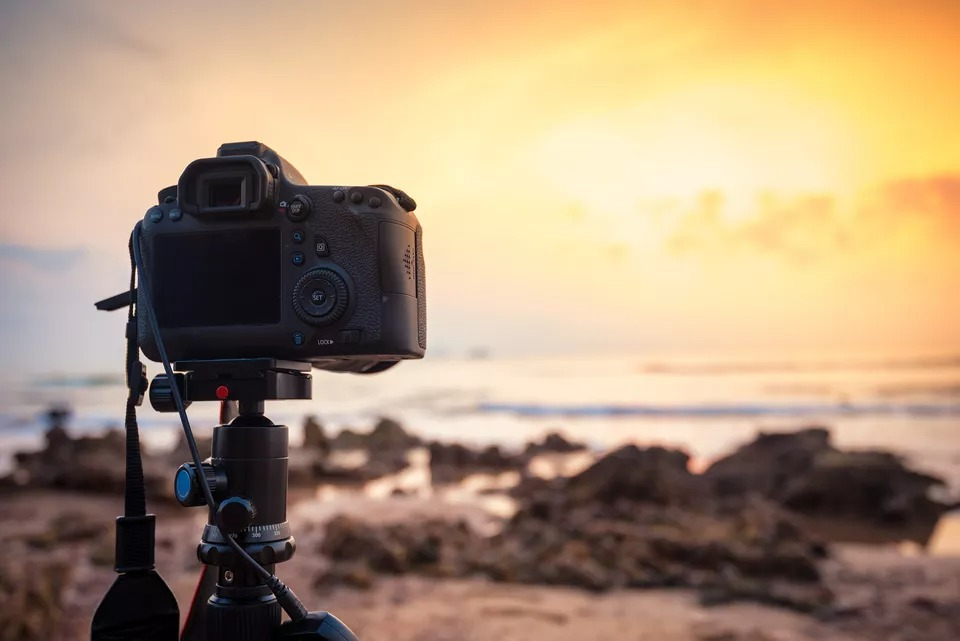
#> input picture 3/data/camera.jpeg, 960 x 641 px
$ python myMainScript.py   (older library calls are emulated)
#> lines starting #> are read from the running program, lines starting #| are printed output that depends on the picture
import os
import math
import numpy as np
import cv2 as cv
import matplotlib.pyplot as plt
from mpl_toolkits.axes_grid1 import make_axes_locatable


def extractImage(path):
#> called with path = '3/code/../data/camera.jpeg'
  img = cv.imread(path)
#> img is the input picture: shape (641, 960, 3); mean B, G, R 121.6, 148, 172.1
  img = cv.cvtColor(img, cv.COLOR_BGR2GRAY)
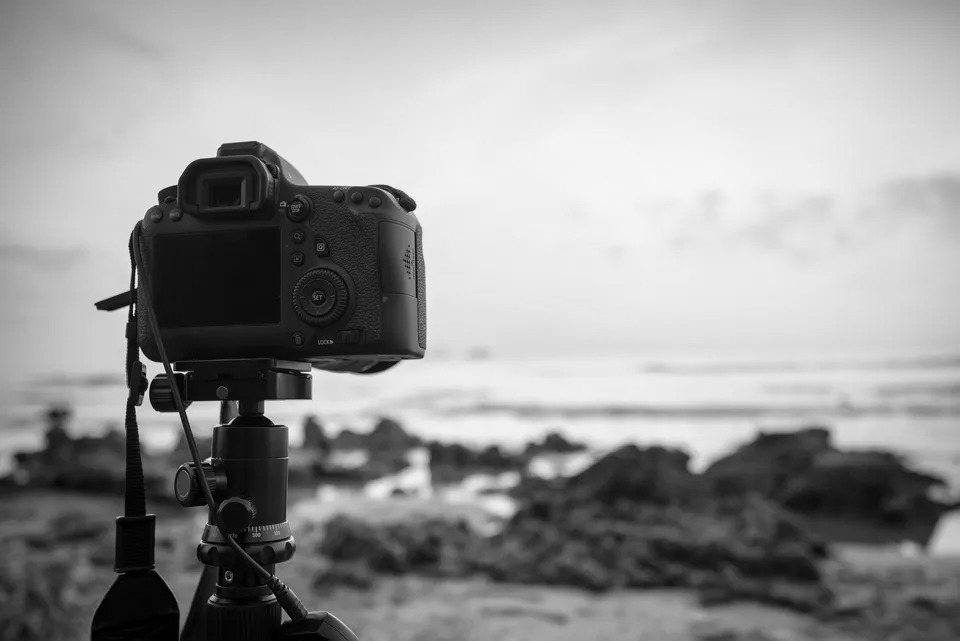
#> img: shape (641, 960); min 0, max 251, mean 152.2
  assert isinstance(img, np.ndarray)
  return img


def presums(arr):
  ans = arr.copy()
  for i in range(1, len(arr)):
    ans[i] = arr[i] + ans[i-1]
  return ans


def myHE(path):
  if isinstance(path, str):
    img = extractImage(path)
  elif isinstance(path, np.ndarray):
    img = path
  else:
    raise TypeError('Provide image or path')

  m, n = img.shape[:2]
  R = [0 for i in range(256)]

  for i in range(m):
    for j in range(n):
      r = img[i][j]
      R[r] += 1

  sR= np.array(presums(R))
  fR=sR/sR[-1]

  out = np.zeros(img.shape, dtype=np.float64)

  for i in range(m):
    for j in range(n):
      r = img[i][j]
      out[i][j] = fR[r]

  return out


def myNewHE(path):
  if(isinstance(path, str)):
    img = extractImage(path)
  elif(isinstance(path, np.ndarray)):
    img = path
  else:
    TypeError('Path or Image object not given')

  m,n = img.shape[:2]
#> m = 641; n = 960
  R = np.zeros(256, dtype=np.int)

  for i in range(m):
    for j in range(n):
      r = img[i][j]
      R[r] += 1
#> after the loop, R = 256 values, max 11358 at index 235, min 0 at index 249, mean 2403.8

  sR= presums(R)
#> in presums, `ans = arr.copy()`: ans has the same summary as R in myNewHE
#> after the loop in presums, `for i in range(1, len(arr)):`: ans = 256 values from 233 to 615360
#> sR = 256 values from 233 to 615360
  fR= [i/(m*n) for i in sR]
#> fR = 256 values from 0.000379 to 1
  median = 0

  for i in range(len(fR)):
    if(fR[i]>=0.5):
      median=i
      break
#> this loop made 188 passes
#> median on pass 188: 187

  R1 = R[:median+1]
#> R1 = 188 values, max 4036 at index 14, min 233 at index 0, mean 1647.7
  sR1 = np.array(presums(R1))
#> sR1 = 188 values from 233 to 309774
  fR1 = (sR1/sR1[-1])*(median/255)
#> fR1 = 188 values from 0.000552 to 0.733

  R2 = R[median+1:]
#> R2 = 68 values, max 11358 at index 47, min 0 at index 61, mean 4493.9
  sR2 = np.array(presums(R2))
#> sR2 = 68 values from 2292 to 305586
  fR2 = ((median)/255) + (sR2/sR2[-1])*((255-median)/255)
#> fR2 = 68 values from 0.735 to 1

  out = np.zeros(img.shape, dtype=np.float64)
  outHE = myHE(path)
#> in myHE, `sR= np.array(presums(R))`: sR = 256 values from 233 to 615360
#> in myHE, `fR=sR/sR[-1]`: fR = 256 values from 0.000379 to 1
#> after the loop in myHE, `for i in range(m):`:
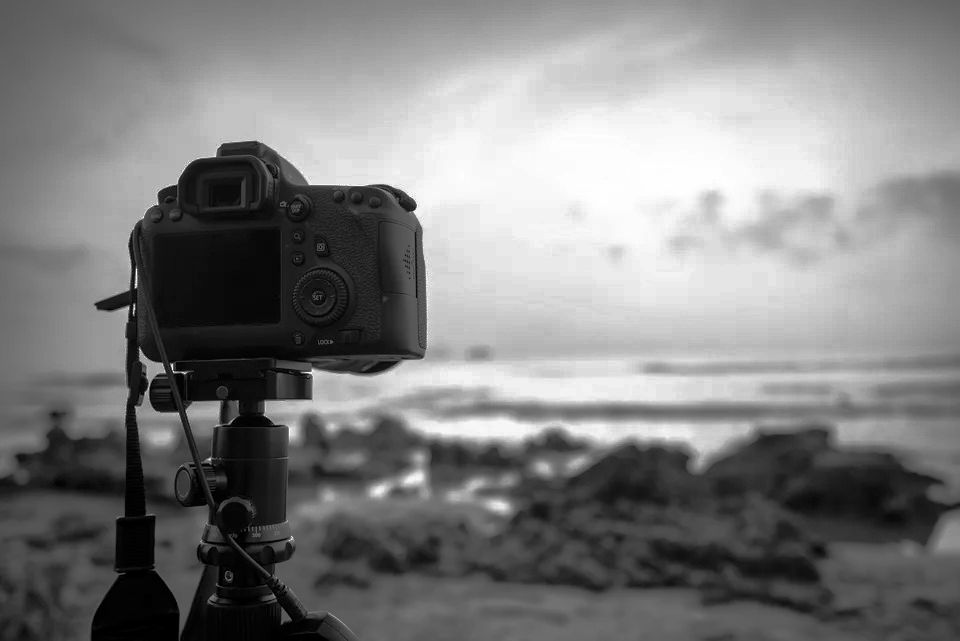
#> out: shape (641, 960) float64; min 0.000379, max 1, mean 0.503

  for i in range(m):
    for j in range(n):
      r=img[i][j]

      if(r<=median):
        out[i][j] = fR1[r]
      else:
        out[i][j] = fR2[r-median-1]
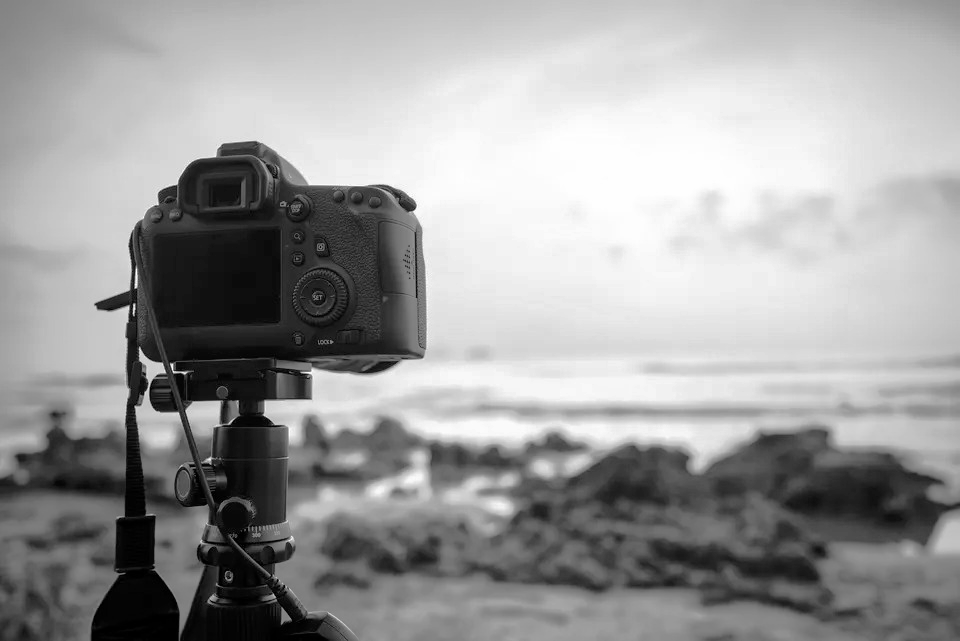
#> out: shape (641, 960) float64; min 0.000552, max 1, mean 0.617

  image_titles=["Original Image", "HE image", "Median HE Image"]

  ax = plt.subplot(1,3,1)
  im = ax.imshow(img, cmap='gray')
  ax.set_title(image_titles[0])

  ax = plt.subplot(1,3,2)

  im = ax.imshow(outHE, cmap="gray")
  ax.set_title(image_titles[1])

  ax = plt.subplot(1,3,3)

  im = ax.imshow(out, cmap="gray")
  ax.set_title(image_titles[2])

  divider = make_axes_locatable(ax)
  cax = divider.append_axes('right', size='5%', pad=0.05)

  plt.colorbar(im, cax= cax)
  plt.tight_layout()

  plt.show()
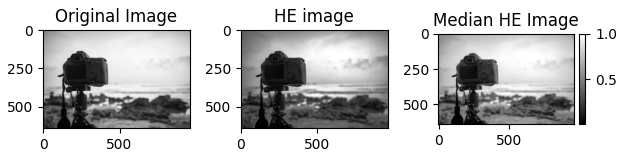
#> figure drawn by matplotlib, 4 panels


if __name__ == '__main__':
  path = os.path.join(os.path.dirname(__file__), '..', 'data', 'camera.jpeg')
  myNewHE(path)

$ run again, with 3/data/mountain.jpeg copied over 3/data/camera.jpeg
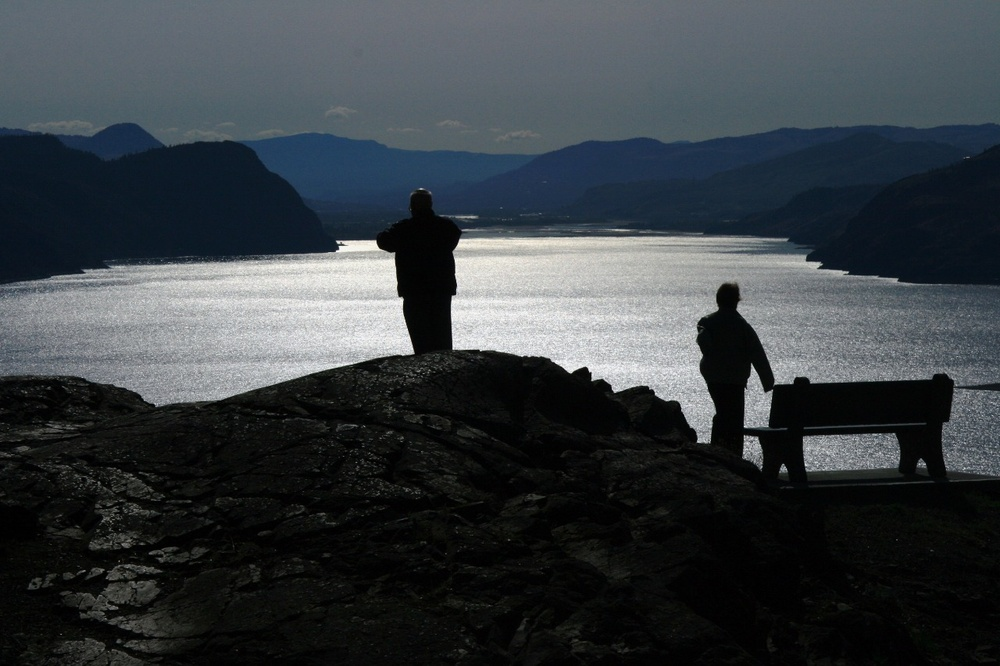
#> input picture 3/data/mountain.jpeg, 1000 x 666 px, shrunk from 1280 x 853 before the run
#> in extractImage, img is the input picture: shape (666, 1000, 3); mean B, G, R 66.4, 62.3, 56.5
#> img: shape (666, 1000)
#> after the loop in myNewHE, `for i in range(m):`: R = 256 values, max 25129 at index 3, min 0 at index 254, mean 2601.6
#> in presums, `ans = arr.copy()`: ans has the same summary as R in myNewHE
#> after the loop in presums, `for i in range(1, len(arr)):`: ans = 256 values from 4520 to 666000
#> in myNewHE, `fR= [i/(m*n) for i in sR]`: fR = 256 values from 0.00679 to 1
#> the loop in myNewHE, `for i in range(len(fR)):` made 35 passes
#> median on pass 35: 34
#> R1 = 35 values, max 25129 at index 3, min 1449 at index 32, mean 9570.7
#> the loop in presums (call 2), `for i in range(1, len(arr)):` made 34 passes
#> sR1 = 35 values from 4520 to 334976
#> fR1 = 35 values from 0.0018 to 0.133
#> R2 = 221 values, max 7618 at index 59, min 0 at index 219, mean 1497.8
#> sR2 = 221 values from 2866 to 331024
#> fR2 = 221 values from 0.141 to 1
#> in myHE, `sR= np.array(presums(R))`: sR = 256 values from 4520 to 666000
#> in myHE, `fR=sR/sR[-1]`: fR = 256 values from 0.00679 to 1
#> after the loop in myNewHE, `for i in range(m):`:
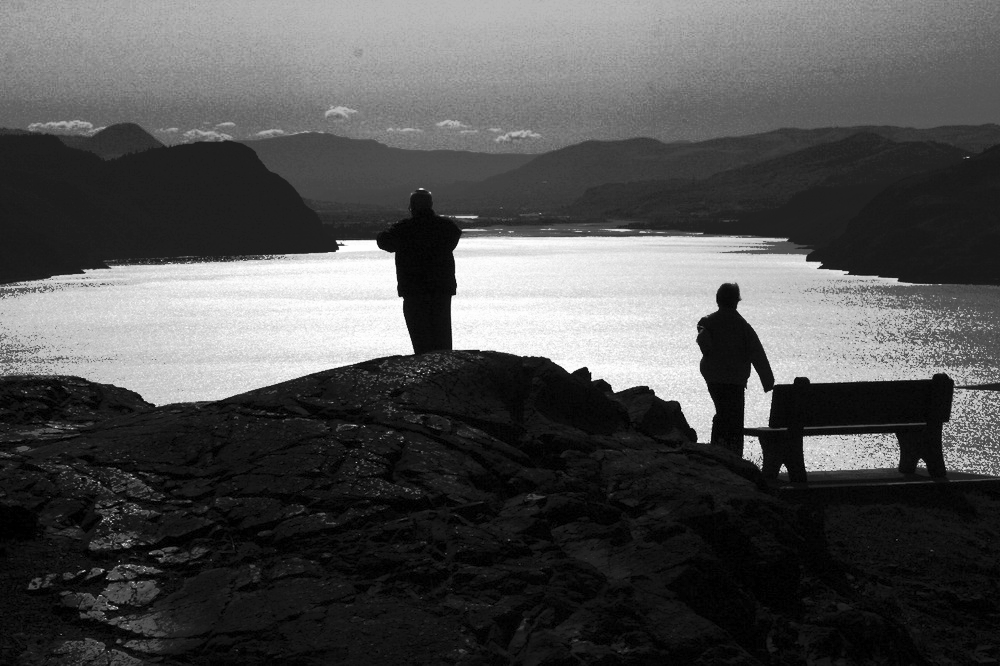
#> out: shape (666, 1000) float64; min 0.0018, max 1, mean 0.319
#> in myNewHE, `plt.show()`:
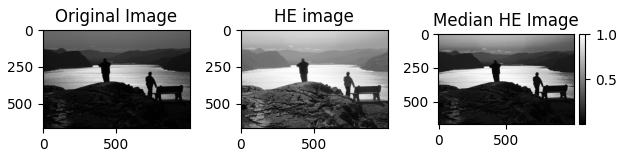
#> figure drawn by matplotlib, 4 panels
